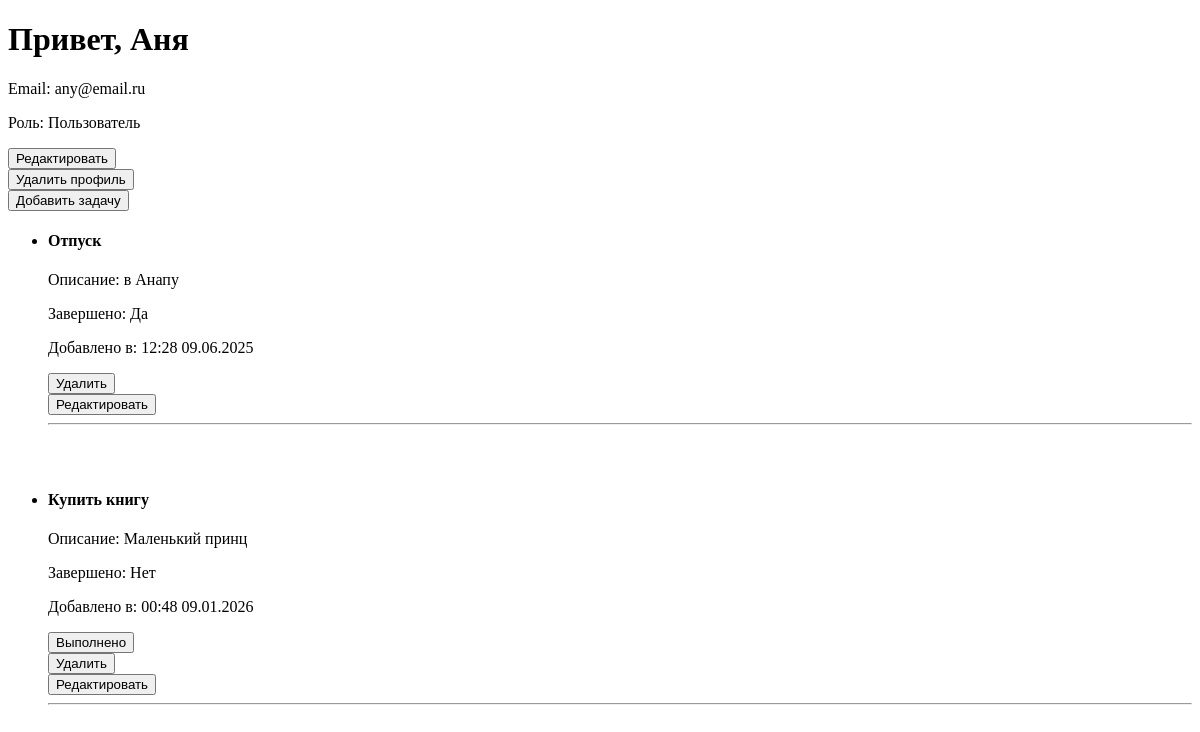
Before: /user/me-page (signed in) with the older database file.
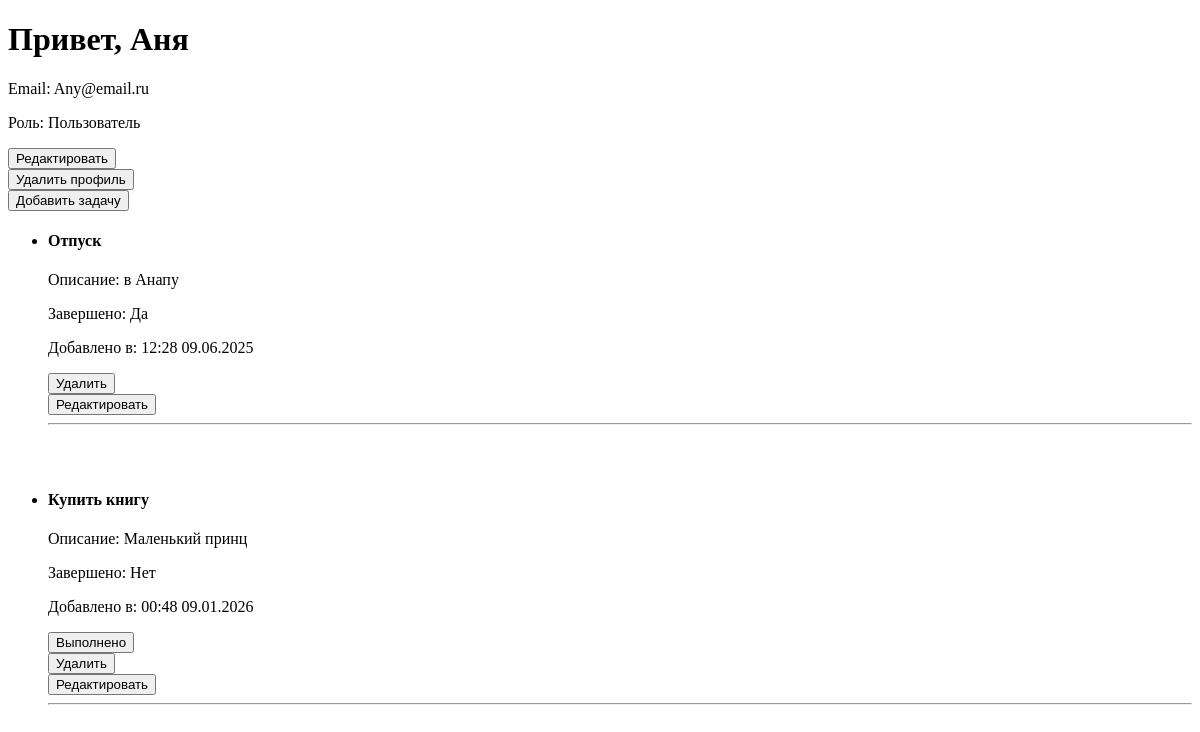
After: the same page with the newer database file.
### models/users.py (models this page shows)
class User(UserBase, table=True):
    __tablename__ = "users"
    id: int | None = Field(default=None, primary_key=True)
    hashed_password: str

### models/tasks.py (models this page shows)
class Task(TaskBase, table=True):
    __tablename__ = "tasks"
    id: int | None = Field(default=None, primary_key=True)
    is_completed: bool | None = Field(default=False)
    created_at: datetime = Field(
        default_factory=datetime.now,
        sa_column_kwargs={"server_default": func.now()},
        nullable=False,
    )
    user_id: int = Field(foreign_key="users.id", ondelete="CASCADE")

### routers/users.py (the view)
@router.get("/me-page")
def me_page(
    request: Request,
    session: SessionDep,
    current_user: Annotated[User, Depends(get_current_user)],
    offset: int = 0,
    limit: Annotated[int, Query(le=100)] = 100
):
    tasks = session.exec(
        select(Task).where(Task.user_id == current_user.id).offset(offset).limit(limit)
    ).all()
    return templates.TemplateResponse("profile.html", {
        "request": request,
        "user": current_user,
        "tasks": tasks
    })

### templates/profile.html
<!DOCTYPE html>
<html>
<head><title>Мой профиль</title></head>
<body>
    <h1>Привет, {{ user.username }}</h1>
    <p>Email: {{ user.email }}</p>
    {% if user.role == "admin" %}
        <p>Роль: Администратор</p>
    {% else %}
        <p>Роль: Пользователь</p>
    {% endif %}
    <form method="get" action="/user/editing/{{ user.id }}">
        <button type="submit">Редактировать</button>
    </form>
    <form method="post" action="/user/delete/{{ user.id }}" onsubmit="return confirm('Удалить профиль?');">
        <button type="submit">Удалить профиль</button>
    </form>
    <form method="get" action="/task/create_form/">
        <button type="submit">Добавить задачу</button>
    </form>
    {% if tasks %}
        <ul>
        {% for task in tasks %}
            <li>
                <h4>{{ task.title }}</h4>
                <p>Описание: {{ task.description }}</p>
                <p>Завершено: {{ "Да" if task.is_completed else "Нет" }}</p>
                <p>Добавлено в: {{ task.created_at.strftime("%H:%M %d.%m.%Y") }}</p>
                {% if not task.is_completed %}
                <form method="post" action="/task/complete/{{ task.id }}">
                    <button type="submit">Выполнено</button>
                </form>
                {% endif %}
                <form method="post" action="/task/delete/{{ task.id }}" onsubmit="return confirm('Удалить задачу?');">
                    <button type="submit">Удалить</button>
                </form>
                <form method="get" action="/task/editing/{{ task.id }}">
                    <button type="submit">Редактировать</button>
                </form>
                <hr>
            </li>
            <br></br>
        {% endfor %}
        </ul>
    {% else %}
        <p>No tasks found</p>
    {% endif %}
</body>
</html>

Changed rows visible on the page:
changed User "Аня": email "any@email.ru" → "Any@email.ru"
